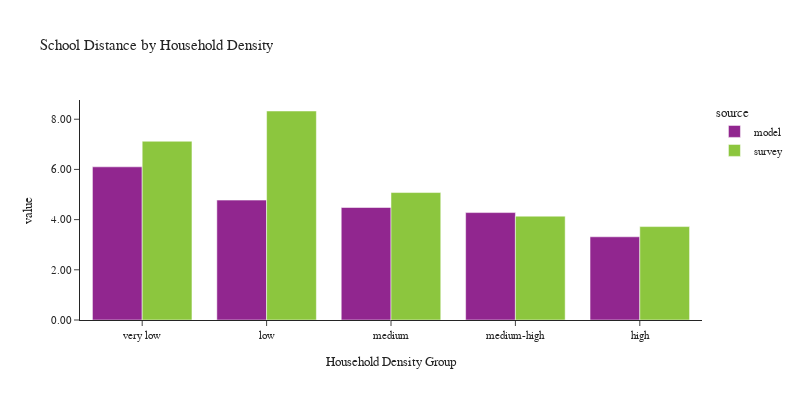

The notebook cell this image was saved under:
### Code cell
plot_school_location(df_students, 'hh_density_group', 'Household Density', 'Household Density Group')

### Figure 1 — Plotly figure (JSON) as saved in the notebook; plotly's stock layout.template omitted (floating-point values rounded to 4 significant figures)
{"data": [{"alignmentgroup": "True", "customdata": [[13461], [14761], [28265], [23948], [16616]], "hovertemplate": "source=model<br>hh_density_group=%{x}<br>value=%{y}<br>sample count=%{customdata[0]}<extra></extra>", "legendgroup": "model", "marker": {"color": "#91268F", "pattern": {"shape": ""}}, "name": "model", "offsetgroup": "model", "orientation": "v", "showlegend": true, "textposition": "auto", "type": "bar", "x": ["very low", "low", "medium", "medium-high", "high"], "xaxis": "x", "y": [6.102, 4.777, 4.482, 4.28, 3.315], "yaxis": "y"}, {"alignmentgroup": "True", "customdata": [[88], [124], [218], [223], [266]], "hovertemplate": "source=survey<br>hh_density_group=%{x}<br>value=%{y}<br>sample count=%{customdata[0]}<extra></extra>", "legendgroup": "survey", "marker": {"color": "#8CC63E", "pattern": {"shape": ""}}, "name": "survey", "offsetgroup": "survey", "orientation": "v", "showlegend": true, "textposition": "auto", "type": "bar", "x": ["very low", "low", "medium", "medium-high", "high"], "xaxis": "x", "y": [7.122, 8.327, 5.078, 4.137, 3.722], "yaxis": "y"}], "layout": {"barmode": "group", "font": {"size": 11}, "height": 400, "legend": {"title": {"text": "source"}, "tracegroupgap": 0}, "title": {"text": "School Distance by Household Density"}, "width": 800, "xaxis": {"anchor": "y", "domain": [0.0, 1.0], "title": {"text": "Household Density Group"}}, "yaxis": {"anchor": "x", "domain": [0.0, 1.0], "tickformat": ".2f", "title": {"text": "value"}}}}
